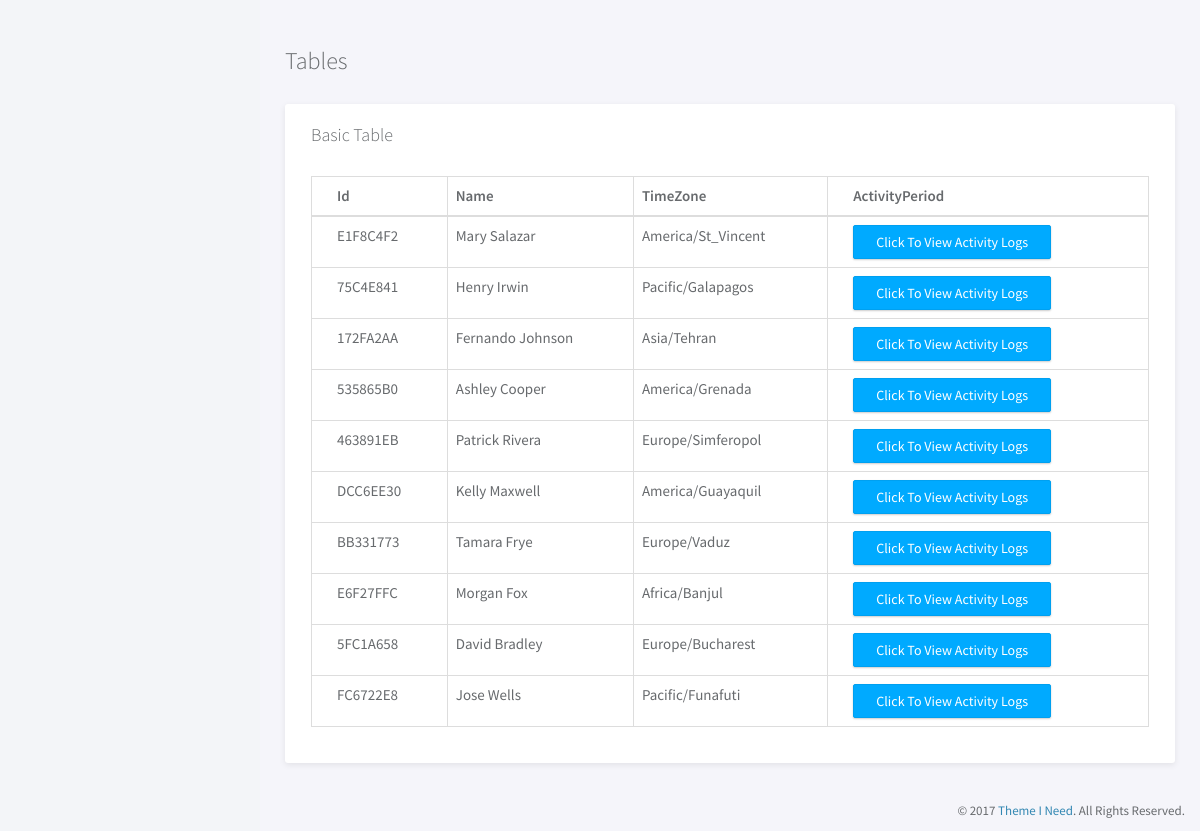
The page / on the database its author committed.
### djangofullthrottleapp/models.py (models this page shows)
class Users(models.Model):
    u_id = models.CharField(max_length=30,primary_key=True)
    u_name = models.CharField(max_length=100)
    u_timezone = models.CharField(max_length=100)

### djangofullthrottleapp/views.py (the view)
# urls.py: path('', views.todo),
def todo(request):
    usr = Users.objects.all()
    return render(request, 'index.html',{'user':usr})

### djangofullthrottleapp/templates/index.html (shortened to what this page needs)
{% load static %}
<!doctype html>
<html lang="en">
<head>
  <link rel="stylesheet" href="{% static 'assets/vendor/bootstrap/css/bootstrap.min.css' %}">
  <link rel="stylesheet" href="{% static 'assets/vendor/font-awesome/css/font-awesome.min.css' %}">
  <link rel="stylesheet" href="{% static 'assets/vendor/linearicons/style.css' %}">
  <link rel="stylesheet" href="{% static 'assets/css/main.css' %}">
</head>
<body>
	<div id="wrapper">
		<div class="main">
			<div class="main-content">
				<div class="container-fluid">
					<h3 class="page-title">Tables</h3>
					<div class="row">
						<div class="col-md-12">
							<div class="panel">
								<div class="panel-heading">
									<h3 class="panel-title">Basic Table</h3>
								</div>
								<div class="panel-body">
									<table class="table table-bordered">
										<thead>
											<tr>
												<th>Id</th>
												<th>Name</th>
												<th>TimeZone</th>
												<th>ActivityPeriod</th>
											</tr>
										</thead>
										<tbody>
											{% for u in user %}
											<tr>
												<td>{{ u.u_id }}</td>
												<td>{{ u.u_name }}</td>
												<td>{{ u.u_timezone }}</td>
												<td><a class="btn btn-primary" href="activitylogs/{{ u.u_id }}" >Click To View Activity Logs</a></label></td>
											</tr>
											{% endfor %}
										</tbody>
									</table>
								</div>
							</div>
						</div>
						</div>
					</div>
						</div>
					</div>
				</div>
		<footer>
			<div class="container-fluid">
				<p class="copyright">&copy; 2017 <a href="https://www.themeineed.com" target="_blank">Theme I Need</a>. All Rights Reserved.</p>
			</div>
		</footer>
</body>
</html>

### djangofullthrottleapp/static/assets/css/main.css (style rules this page uses)
html { position: relative; min-height: 100%; }
body { background-color: #F3F5F8; font-family: "Source Sans Pro", sans-serif; font-size: 15px; color: #676a6d; }
a { color: #3287B2; }
th { font-weight: 600; }
.page-title { margin-top: 0; margin-bottom: 30px; font-weight: 300; }
footer { position: absolute; bottom: 0; right: 0; padding-top: 15px; padding-bottom: 10px; }
.copyright { margin-bottom: 0; text-align: right; font-size: 13px; }
#wrapper .main { -webkit-transition: all 0.3s ease-in-out; -moz-transition: all 0.3s ease-in-out; -ms-transition: all 0.3s ease-in-out; -o-transition: all 0.3s ease-in-out; transition: all 0.3s ease-in-out; width: calc(100% - 260px); left: 0; position: relative; float: right; background-color: #f5f5fa; }
#wrapper #sidebar-nav, #wrapper .main { padding-top: 20px; }
.main-content { padding: 28px 10px; }
.btn { -webkit-border-radius: 2px; -moz-border-radius: 2px; border-radius: 2px; -moz-box-shadow: 0px 1px 2px 0 rgba(0, 0, 0, 0.2); -webkit-box-shadow: 0px 1px 2px 0 rgba(0, 0, 0, 0.2); box-shadow: 0px 1px 2px 0 rgba(0, 0, 0, 0.2); padding: 6px 22px; }
.btn-primary { background-color: #00AAFF; border-color: #00a0f0; }
.panel { -webkit-border-radius: 3px; -moz-border-radius: 3px; border-radius: 3px; -moz-box-shadow: 0 2px 6px rgba(0, 0, 0, 0.08); -webkit-box-shadow: 0 2px 6px rgba(0, 0, 0, 0.08); box-shadow: 0 2px 6px rgba(0, 0, 0, 0.08); background-color: #fff; margin-bottom: 30px; }
.panel .panel-heading, .panel .panel-body, .panel .panel-footer { padding-left: 25px; padding-right: 25px; }
.panel .panel-heading { padding-top: 20px; padding-bottom: 20px; position: relative; }
.panel .panel-heading .panel-title { margin: 0; font-size: 18px; font-weight: 300; }
.panel .panel-body { padding-top: 10px; padding-bottom: 15px; }
.panel .table > thead > tr > td:first-child, .panel .table > thead > tr > th:first-child, .panel .table > tbody > tr > td:first-child, .panel .table > tbody > tr > th:first-child, .panel .table > tfoot > tr > td:first-child, .panel .table > tfoot > tr > th:first-child { padding-left: 25px; }
.panel .table > thead > tr > td:last-child, .panel .table > thead > tr > th:last-child, .panel .table > tbody > tr > td:last-child, .panel .table > tbody > tr > th:last-child, .panel .table > tfoot > tr > td:last-child, .panel .table > tfoot > tr > th:last-child { padding-left: 25px; }

### rows shown on the page
Users: u_id "E1F8C4F2", u_name "Mary Salazar", u_timezone "America/St_Vincent"
Users: u_id "75C4E841", u_name "Henry Irwin", u_timezone "Pacific/Galapagos"
Users: u_id "172FA2AA", u_name "Fernando Johnson", u_timezone "Asia/Tehran"
Users: u_id "535865B0", u_name "Ashley Cooper", u_timezone "America/Grenada"
Users: u_id "463891EB", u_name "Patrick Rivera", u_timezone "Europe/Simferopol"
Users: u_id "DCC6EE30", u_name "Kelly Maxwell", u_timezone "America/Guayaquil"
Users: u_id "BB331773", u_name "Tamara Frye", u_timezone "Europe/Vaduz"
Users: u_id "E6F27FFC", u_name "Morgan Fox", u_timezone "Africa/Banjul"
Users: u_id "5FC1A658", u_name "David Bradley", u_timezone "Europe/Bucharest"
Users: u_id "FC6722E8", u_name "Jose Wells", u_timezone "Pacific/Funafuti"
